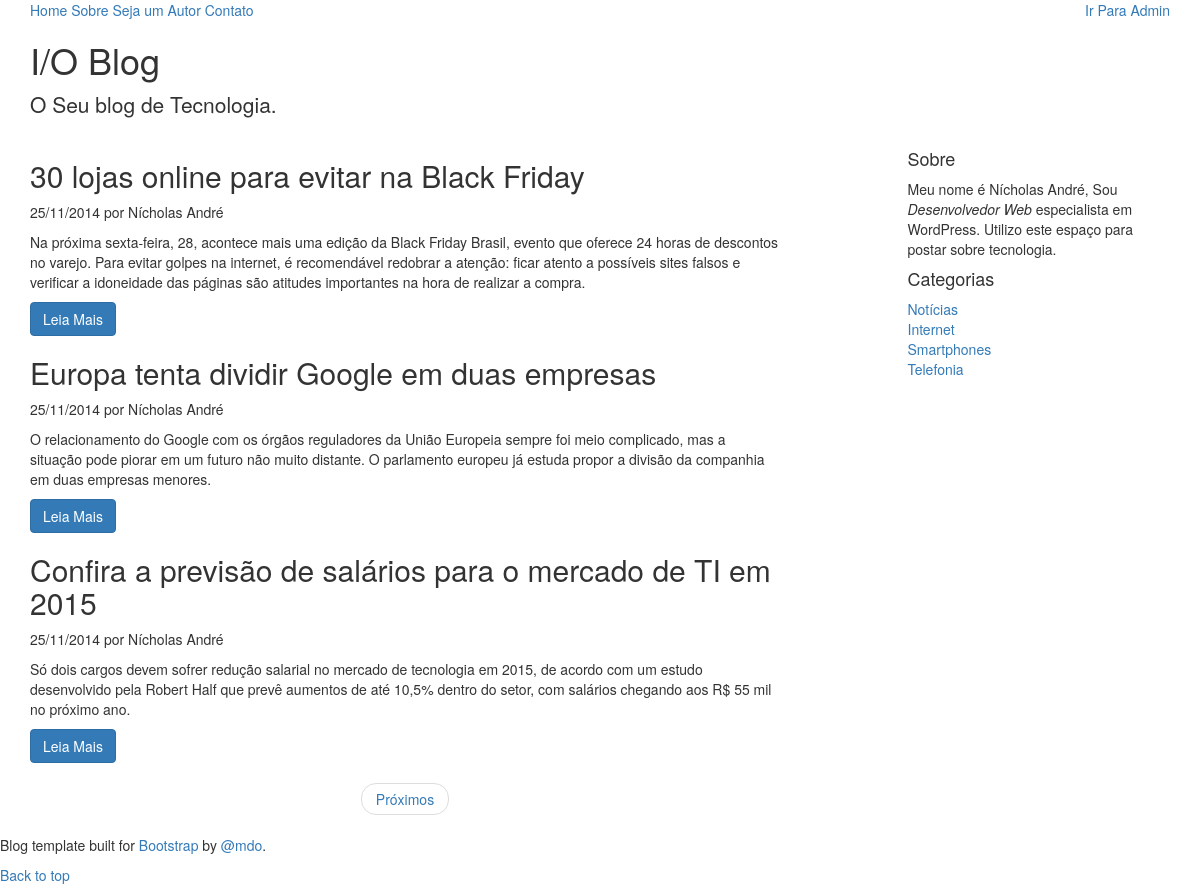
The page / on the database its author committed.
### tables this page shows
CREATE TABLE IF NOT EXISTS `posts` (
  `ID` int(11) NOT NULL AUTO_INCREMENT,
  `post_author` int(11) NOT NULL,
  `post_image` int(11) DEFAULT NULL,
  `post_type` varchar(20) DEFAULT NULL,
  `post_title` text,
  `post_date` datetime DEFAULT NULL,
  `post_content` longtext,
  `post_excerpt` text,
  `post_status` char(2) DEFAULT NULL,
  `post_order` int(11) DEFAULT '0',
  PRIMARY KEY (`ID`,`post_author`),
  KEY `fk_posts_users1_idx` (`post_author`),
  KEY `fk_posts_uploads1_idx` (`post_image`)
);

CREATE TABLE IF NOT EXISTS `users` (
  `ID` int(11) NOT NULL AUTO_INCREMENT,
  `user_email` varchar(60) DEFAULT NULL,
  `user_pass` char(40) DEFAULT NULL,
  `user_first_name` varchar(60) DEFAULT NULL,
  `user_last_name` varchar(60) DEFAULT NULL,
  PRIMARY KEY (`ID`)
);

CREATE TABLE IF NOT EXISTS `categories` (
  `ID` int(11) NOT NULL AUTO_INCREMENT,
  `cat_name` varchar(200) DEFAULT NULL,
  `cat_description` text,
  PRIMARY KEY (`ID`)
);

### wcms-admin/include/template_api.php (called while the page is built, shortened)
<?php
function get_header( $suffix = '' ) {
	$_suffix = empty($suffix) ? '' : '-' . $suffix;
	include( WCMS_SITE_DIR . '/header' . $_suffix . '.php');
}
function get_sidebar( $suffix = '' ) {
	$_suffix = empty($suffix) ?  '' : '-' . $suffix;
	include( WCMS_SITE_DIR . '/sidebar' . $_suffix . '.php');
}
function wcms_get_menu_pages( $nPages = -1 ) {
	$nPages = ($nPages == -1) ? [] : [0,$nPages];
	return wcms_db_select('posts', ['*'], ['post_type' => 'page'], $nPages, ['post_order', 'ASC'] );
}
function get_permalink($action, Array $params = null) {
	$sParams = '';
	if ( ! is_null($params) ) {
		$aParams = array_map(function($key, $value) { return $key . '=' . urlencode($value); }, array_keys($params), array_values($params));
		$sParams = '&' . implode('&', $aParams);
	}
	return WCMS_BASE_URL . '/index.php?view=' . $action . $sParams;
}
function is_menu_selected( $menu_action, Array $params = null ) {
	$active = true;
	if ( _get('view') != $menu_action ) $active = false;
	if ( ! is_null($params) ) {
		array_walk($params,
			function($item, $key) use (&$active) {
				if ( _get($key) != $item ) {
					$active = false;
				}
			}
		);
	}
	if ( $active || ($menu_action == 'index' && !_get('view') ) ) {
		return true;
	}
	return false;
}

### wcms-admin/include/utils.php (called while the page is built, shortened)
<?php
function _get( $actionName ) {
	return strip_tags( filter_input(INPUT_GET, $actionName) );
}

### wcms-admin/api/database_api.php (called while the page is built, shortened)
<?php
function wcms_db_parse( Array $data, $parse_mode = WCMS_DB_PARSE_EQ, $sep = ' AND ' ) {
	if ( empty($data) ) return ['',[] ];
	$prefix = '';
	if ( $parse_mode == WCMS_DB_PARSE_LIST) {
		$prefix = 'i_';
		$placeholders 	= array_map( function($key) use ($prefix) { return ":{$prefix}" . $key; }, array_keys($data) );
		$placeholders 	= implode(',', $placeholders);
	} else if ( $parse_mode == WCMS_DB_PARSE_EQ ) {
		$prefix = 'eq_';
		$placeholders   = array_map(
							function( $key ) use ($prefix) {
								return $key . " = " . ":{$prefix}" . $key . "";
							},
							array_keys($data)
		);
		$placeholders   = implode($sep, $placeholders);
	}
	$values = array_map(
		function ( $key, $value ) use ($prefix){
			return ['placeholder' => ":{$prefix}" . $key, 'value' => $value];
		},
		array_keys($data), array_values($data)
	);
	return [$placeholders, $values];
}
function wcms_db_prepare($stmt, Array $values) {
	foreach ($values as  $value) {
		$stmt->bindValue($value['placeholder'], $value['value'], PDO::PARAM_STR);
	}
}
function wcms_db_select($table, Array $columns, Array $where = [] , Array $limit = [], Array $order = [], $result_mode = PDO::FETCH_OBJ ) {
	$conn = getConnection();
	$sColumns  =  implode(',', $columns);
	list($placeholders, $values) = wcms_db_parse($where, WCMS_DB_PARSE_EQ);
	$sWhere = '';
	if ( ! empty($where) )
		$sWhere = " WHERE " . $placeholders;
	$sLimit = '';
	if ( ! empty($limit) )
		$sLimit = 'LIMIT ' . implode(',', $limit);
	$sOrder = '';
	if ( ! empty($order) )
		$sOrder =  'ORDER BY ' . $order[0] . ' ' . $order[1];
	$stmt = $conn->prepare("SELECT {$sColumns} FROM {$table} {$sWhere} {$sOrder} {$sLimit}");
	if ( ! empty($where) )
		wcms_db_prepare($stmt, $values);
	if ( $stmt->execute() )
		return $stmt->fetchAll($result_mode);
	return false;
}

### wcms-admin/api/posts_api.php (called while the page is built, shortened)
<?php
function get_posts($postsPerPage = 5, $post_type = 'post', $cat_id = null) {
	$paged = _get('paged');
	$offset = 0;
	$posts = null;
	$totalPosts = 0;
	if ( is_null($cat_id) ) {
		$totalPosts = wcms_db_select('posts', ['count(ID) as total'], ['post_type' => $post_type] )[0]->total;
		$posts = wcms_db_select('posts', ['*'],['post_type' => $post_type],[$offset, $postsPerPage], ['post_date', 'DESC']);
	}
	if ( $posts ) {
		$posts[0]->total_posts = $totalPosts;
		$posts[0]->posts_per_page = $postsPerPage;
	}
	return $posts;
}
function get_post_author( $post ) {
	$author = wcms_db_select('users', ['*'], ['ID' => $post->post_author]  );
	if ( $author ) {
		$author = $author[0];
		return $author->user_first_name . ' ' .  $author->user_last_name;
	} else {
		return  '';
	}
}
function previous_posts_link( $posts ) {
	$paged = _get('paged') ? _get('paged') : 1;
	$nextPage = $paged * $posts[0]->posts_per_page;
	if ( $nextPage < $posts[0]->total_posts ) {
		return $paged+1;
	}
	return false;
}

### wcms-admin/api/category_api.php (called while the page is built)
<?php
function wcms_fetch_all_cats() {
	return wcms_db_select('categories', ['*']);
}

### site/index.php (the view, shortened to what this page needs)
<?php get_header(); ?>
<div class="row">
  <div class="col-sm-8 blog-main">
    <?php
      $posts = get_posts( 3 );
      if ( $posts ) : foreach($posts as $post):
        $link = get_permalink('single', ['post_id' => $post->ID]);
    ?>
      <div class="blog-post">
        <h2 class="blog-post-title"><?= $post->post_title; ?></h2>
        <p class="blog-post-meta"><?= date('d/m/Y', strtotime($post->post_date) ); ?> por
          <?= get_post_author( $post ); ?></p>
        <p><?= $post->post_excerpt; ?></p>
        <a class="btn btn-primary" href="<?= $link; ?>">Leia Mais</a>
      </div>
    <?php endforeach; endif; ?>
    <nav>
      <ul class="pager">
        <?php
          $previousLink = previous_posts_link( $posts );
        ?>
        <?php if ( $previousLink ) : ?>
          <li><a href="<?= get_permalink('index', ['paged' => $previousLink]); ?>">Próximos</a></li>
        <?php endif; ?>
      </ul>
    </nav>
  </div>
  <?php get_sidebar(); ?>
</div>

### site/header.php (shortened to what this page needs)
<!DOCTYPE html>
<html lang="en">
  <head>
    <link href="<?= WCMS_SITE_URL ?>/assets/css/bootstrap.min.css" rel="stylesheet">
    <link href="<?= WCMS_SITE_URL ?>/assets/css/style.css" rel="stylesheet">
  </head>
  <body>
    <div class="blog-masthead">
      <div class="container">
        <nav class="blog-nav">
          <a class="blog-nav-item <?php if ( is_menu_selected('index') ) echo 'active' ?>" href="<?= WCMS_BASE_URL; ?>">Home</a>
          <?php
          	$menu_pages = wcms_get_menu_pages( 6 );
          	if ( $menu_pages ) : foreach($menu_pages as $page):
          ?>
      		<a class="blog-nav-item <?php if ( is_menu_selected('page', ['post_id' => $page->ID]) ) echo 'active' ?>" href="<?= get_permalink('page', ['post_id' => $page->ID]); ?>"><?= $page->post_title; ?></a>
      	  <?php endforeach; endif; ?>
          <a class="blog-nav-item pull-right" href="<?= WCMS_BASE_URL ?>/wcms-admin">Ir Para Admin</a>
        </nav>
      </div>
    </div>
    <div class="container">
      <div class="blog-header">
        <h1 class="blog-title">I/O Blog</h1>
        <p class="lead blog-description">O Seu blog de Tecnologia.</p>
      </div>

### site/sidebar.php
<div class="col-sm-3 col-sm-offset-1 blog-sidebar">
<div class="sidebar-module sidebar-module-inset">
  <h4>Sobre</h4>
    <p>Meu nome é Nícholas André, Sou <em>Desenvolvedor Web</em> especialista em WordPress. Utilizo este espaço para postar sobre tecnologia.</p>
</div>
<div class="sidebar-module">
  <h4>Categorias</h4>
  <ol class="list-unstyled">
  	<?php
  		$cats = wcms_fetch_all_cats();
  		foreach($cats as $cat) :
  	?>
    	<li><a href="<?= get_permalink('category', ['cat_id' => $cat->ID ] ); ?>"><?= $cat->cat_name; ?></a></li>
	<?php endforeach; ?>
  </ol>
</div>
</div>

### rows shown on the page
posts: post_title "Sobre"
posts: post_title "Seja um Autor"
posts: post_title "Contato"
posts: post_title "30 lojas online para evitar na Black Friday", post_date "25/11/2014", post_author.user_last_name "Nícholas André", post_excerpt "Na próxima sexta-feira, 28, acontece mais uma edição da Black Friday Brasil, evento que oferece 24 horas de descontos no varejo. Para evitar golpes na internet, é recomendável redobrar a atenção: ficar atento a possíveis sites falsos e verificar a idoneidade das páginas são atitudes importantes na hora de realizar a compra."
posts: post_title "Europa tenta dividir Google em duas empresas", post_date "25/11/2014", post_author.user_last_name "Nícholas André", post_excerpt "O relacionamento do Google com os órgãos reguladores da União Europeia sempre foi meio complicado, mas a situação pode piorar em um futuro não muito distante. O parlamento europeu já estuda propor a divisão da companhia em duas empresas menores."
posts: post_title "Confira a previsão de salários para o mercado de TI em 2015", post_date "25/11/2014", post_author.user_last_name "Nícholas André", post_excerpt "Só dois cargos devem sofrer redução salarial no mercado de tecnologia em 2015, de acordo com um estudo desenvolvido pela Robert Half que prevê aumentos de até 10,5% dentro do setor, com salários chegando aos R$ 55 mil no próximo ano."
categories: cat_name "Notícias"
categories: cat_name "Internet"
categories: cat_name "Smartphones"
categories: cat_name "Telefonia"
